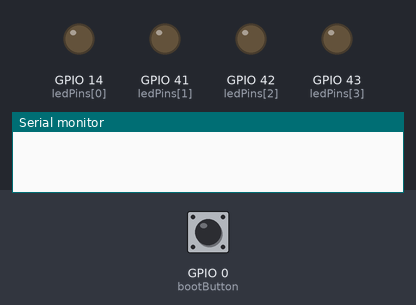
A program run on a simulated ESP32-S3. Shown: output pins drawn as LEDs (lit = HIGH), the last lines printed to the serial monitor. Dashed ring = blinking. Inputs (shaded band) come from the test bench; at power-on: GPIO 0 (bootButton) HIGH.

Above: at 0.0 s.
At 1.5 s:
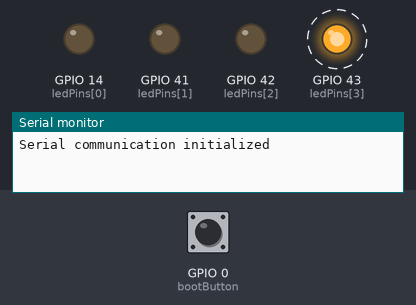
2.3 s: GPIO 0 (bootButton) pulled LOW for 1 s
At 2.7 s:
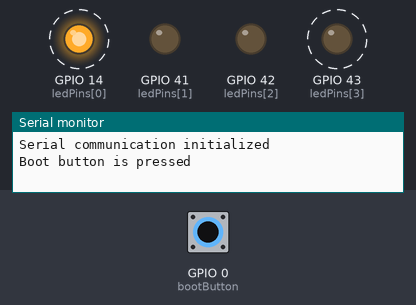
Timing chart, 0 to 11.8 s (numbered marks = the images above; inputs shaded):
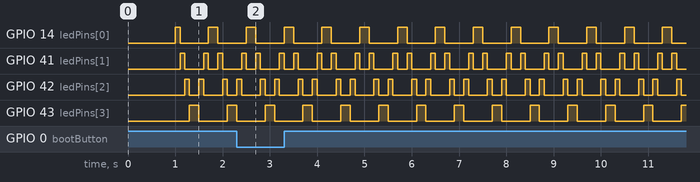

Measured:
- by itself, GPIO 14 (ledPins[0]), GPIO 43 (ledPins[3]): alternates HIGH for 0.20 s and LOW for 0.60 s
- by itself, GPIO 41 (ledPins[1]): repeats every 0.80 s: LOW 0.20 s, HIGH 0.10 s, LOW 0.40 s, HIGH 0.10 s
- by itself, GPIO 42 (ledPins[2]): repeats every 0.80 s: LOW 0.40 s, HIGH 0.10 s, LOW 0.20 s, HIGH 0.10 s

The program:

main.cpp
```cpp
#include <Arduino.h>

#ifdef KNIGHT_RIDER_MODE
  const int pinCount = 4;
  const int ledPins[] = {14, 41, 42, 43};
#else
  const int pinCount = 1;
  const int ledPins[] = {14};
#endif

// check the boot button is on GPIO0
const int bootButton = 0;

void setup() {
  // Initialize the LED pins as an output
  for (int i = 0; i < pinCount; i++) {
    pinMode(ledPins[i], OUTPUT);
  }

  // Initialize the boot button as an input
  pinMode(bootButton, INPUT_PULLUP);

  // Initialize serial communication at 115200 baud rate
  Serial.begin(115200);

  // Add a small delay to ensure serial communication is initialized
  delay(1000);

  // Print a test message
  Serial.println("Serial communication initialized");
}

void loop() {
  #ifdef KNIGHT_RIDER_MODE
    // Knight Rider mode
    for (int i = 0; i < pinCount; i++) {
      digitalWrite(ledPins[i], HIGH);
      delay(100);
      digitalWrite(ledPins[i], LOW);
    }
    for (int i = pinCount - 1; i >= 0; i--) {
      digitalWrite(ledPins[i], HIGH);
      delay(100);
      digitalWrite(ledPins[i], LOW);
    }
  #else
    // Blink mode
    digitalWrite(ledPins[0], HIGH);
    delay(1000);
    digitalWrite(ledPins[0], LOW);
    delay(1000);
  #endif

  // Print message to serial monitor
  // Serial.println("LED is ON");

  // Wait for 1000 milliseconds
  // delay(1000);

  // Turn the LED off
  // digitalWrite(ledPin, LOW);

  // Print message to serial monitor
  // Serial.println("LED is OFF");

  // Check if the boot button is pressed
  if (digitalRead(bootButton) == LOW) {
    // Print message to serial monitor
    Serial.println("Boot button is pressed");
  }

  // // Wait for 1000 milliseconds
  // delay(1000);
}
```
